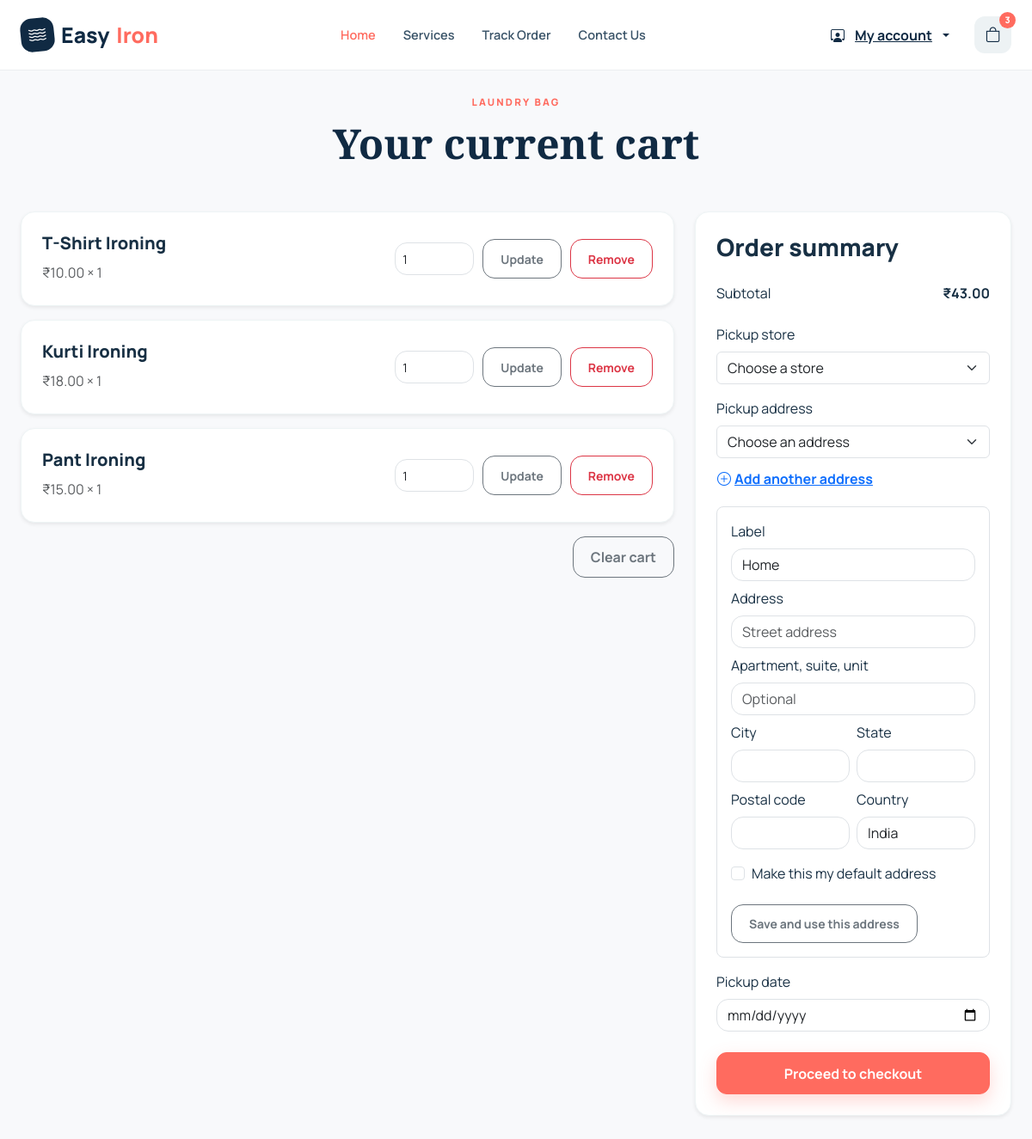
The page /account/cart/ (signed in) on the database its author committed.
### user_app/models.py (models this page shows, shortened)
class CartItem(models.Model):
    cart = models.ForeignKey(Cart, related_name="items", on_delete=models.CASCADE)
    item_name = models.CharField(max_length=120)
    quantity = models.PositiveIntegerField(default=1)
    price = models.DecimalField(max_digits=8, decimal_places=2, default=0)
    added_at = models.DateTimeField(auto_now_add=True)
    class Meta:
        ordering = ["-added_at"]
    @property
    def total_price(self):
        return self.quantity * self.price

### user_app/views.py (the view, shortened to what this page needs)
# urls.py: path("account/cart/", views.account_cart, name="account_cart"),
@login_required
def account_cart(request):
    cart = get_active_cart(request.user)
    items = cart.items.all()
    subtotal = cart.total_amount()
    return render(
        request,
        "home/account/cart.html",
        {
            "cart": cart,
            "items": items,
            "subtotal": subtotal,
            "addresses": request.user.addresses.all(),
            "stores": Store.objects.filter(is_active=True).order_by("name"),
        },
    )

### user_app/context_processors.py (called while the page is built)
def cart_summary(request):
    if not request.user.is_authenticated:
        return {
            "cart_count": 0,
            "cart_items": [],
            "cart_subtotal": 0,
        }
    from .models import Cart
    cart = (
        Cart.objects.filter(user=request.user, active=True)
        .prefetch_related("items")
        .first()
    )
    if not cart:
        return {
            "cart_count": 0,
            "cart_items": [],
            "cart_subtotal": 0,
        }
    items = list(cart.items.all())
    return {
        "cart_count": sum(item.quantity for item in items),
        "cart_items": items,
        "cart_subtotal": sum(item.total_price for item in items),
    }

### user_app/models.py (called while the page is built)
    def total_amount(self):
        return sum(item.total_price for item in self.items.all())

### user_app/views.py (called while the page is built)
def get_active_cart(user):
    cart, _ = Cart.objects.get_or_create(user=user, active=True)
    return cart

### templates/home/account/cart.html (shortened to what this page needs)
{% extends "base.html" %}
{% load static %}
{% block content %}
<main class="account-page">
  <section class="section-pad">
    <div class="container">
      <div class="section-heading text-center">
        <span class="eyebrow">Laundry bag</span>
        <h2>Your current cart</h2>
      </div>
      <div class="row g-4">
        <div class="col-lg-8">
          {% if items %}
          <div class="cart-list">
            {% for item in items %}
            <div class="cart-item p-4 bg-white shadow-sm rounded-4 mb-3">
              <div class="account-cart-row">
                <div class="account-cart-details">
                  <h5>{{ item.item_name }}</h5>
                  <p class="mb-0 text-muted">₹{{ item.price }} × {{ item.quantity }}</p>
                </div>
                <div class="account-cart-actions">
                  <form method="post" class="account-cart-update">
                    <input type="number" name="quantity" min="1" value="{{ item.quantity }}" class="form-control form-control-sm cart-quantity-input">
                    <button type="submit" name="update_item" class="btn btn-outline-secondary btn-sm">Update</button>
                  </form>
                  <form method="post" class="account-cart-remove">
                    <button type="submit" name="remove_item" class="btn btn-outline-danger btn-sm">Remove</button>
                  </form>
                </div>
              </div>
            </div>
            {% endfor %}
          </div>
          <div class="text-end mt-3">
            <form method="post" class="d-inline-block">
              <button type="submit" name="clear_cart" class="btn btn-outline-secondary">Clear cart</button>
            </form>
          </div>
          {% endif %}
        </div>
        <div class="col-lg-4">
          <div class="summary-panel p-4 bg-white shadow-sm rounded-4">
            <h3>Order summary</h3>
            <div class="d-flex justify-content-between mt-4"><span>Subtotal</span><strong>₹{{ subtotal }}</strong></div>
            <div class="mt-4">
              <label class="form-label" for="checkoutStore">Pickup store</label>
              <select id="checkoutStore" class="form-select" {% if not items %}disabled{% endif %}>
                <option value="">Choose a store</option>
              </select>
            </div>
            <div class="mt-3">
              <label class="form-label" for="checkoutAddress">Pickup address</label>
              <select id="checkoutAddress" class="form-select" {% if not items %}disabled{% endif %}>
                <option value="">Choose an address</option>
              </select>
              <button type="button" id="addCheckoutAddress" class="btn btn-link px-0" {% if not items %}disabled{% endif %}>
                <i class="bi bi-plus-circle me-1"></i>Add another address
              </button>
              <form id="checkoutAddressForm" class="border rounded-3 p-3 mt-2 {% if addresses %}d-none{% endif %}" data-add-url="{% url 'home:add_checkout_address' %}">
                <div class="mb-2">
                  <label class="form-label" for="newAddressLabel">Label</label>
                  <input id="newAddressLabel" name="label" class="form-control" placeholder="Home / Work / Other" value="Home" required>
                </div>
                <div class="mb-2">
                  <label class="form-label" for="newAddressLine1">Address</label>
                  <input id="newAddressLine1" name="line1" class="form-control" placeholder="Street address" required>
                </div>
                <div class="mb-2">
                  <label class="form-label" for="newAddressLine2">Apartment, suite, unit</label>
                  <input id="newAddressLine2" name="line2" class="form-control" placeholder="Optional">
                </div>
                <div class="row g-2">
                  <div class="col-6"><label class="form-label" for="newAddressCity">City</label><input id="newAddressCity" name="city" class="form-control" required></div>
                  <div class="col-6"><label class="form-label" for="newAddressState">State</label><input id="newAddressState" name="state" class="form-control" required></div>
                  <div class="col-6"><label class="form-label" for="newAddressPostalCode">Postal code</label><input id="newAddressPostalCode" name="postal_code" class="form-control" required></div>
                  <div class="col-6"><label class="form-label" for="newAddressCountry">Country</label><input id="newAddressCountry" name="country" class="form-control" value="India" required></div>
                </div>
                <div class="form-check mt-3"><input id="newAddressDefault" name="is_default" type="checkbox" class="form-check-input"><label class="form-check-label" for="newAddressDefault">Make this my default address</label></div>
                <button type="submit" class="btn btn-outline-secondary btn-sm mt-3">Save and use this address</button>
              </form>
            </div>
            <div class="mt-3">
              <label class="form-label" for="pickupDate">Pickup date</label>
              <input id="pickupDate" type="date" class="form-control" {% if not items %}disabled{% endif %}>
            </div>
            <div class="mt-4">
              <button
                type="button"
                id="razorpayCheckout"
                class="btn btn-brand w-100"
                data-create-url="{% url 'home:create_checkout_order' %}"
                data-verify-url="{% url 'home:verify_checkout_payment' %}"
              >
                Proceed to checkout
              </button>
            </div>
          </div>
        </div>
      </div>
    </div>
  </section>
</main>
{% endblock %}

### static/css/style.css (style rules this page uses)
:root { --navy:#102a43;--navy-2:#163b59;--coral:#ff6b5f;--coral-dark:#ef554b;--mint:#66c7b4;--cream:#f8f6f1;--ink:#183044;--muted:#667b8c;--line:#dce5e8;--white:#fff;--yellow:#f6cb62;--shadow:0 18px 50px rgba(16,42,67,.1) }
* { box-sizing:border-box }
html { scroll-behavior:smooth;scroll-padding-top:84px }
body { font-family:Manrope,sans-serif;color:var(--ink);background:#fff;overflow-x:hidden }
h1,h2,h3,h4,h5 { font-weight:800;letter-spacing:-.035em }
p { color:var(--muted);line-height:1.75 }
.container { max-width:1200px }
.btn { font-weight:700;border-radius:12px;padding:.7rem 1.25rem }
.btn-brand { background:var(--coral);border:1px solid var(--coral);color:#fff!important;box-shadow:0 8px 20px rgba(255,107,95,.25) }
.account-page,.auth-page { min-height:100vh;background:#f8f9fb }
.cart-list .cart-item { border:1px solid #eef4f5;border-radius:22px }
.cart-item h5 { margin-bottom:8px }
.summary-panel { border:1px solid #eef4f5;border-radius:22px;padding:28px }
.summary-panel h3 { margin-bottom:24px }
.form-control { border-radius:14px }
.btn-outline-secondary { border-radius:14px }
.btn-outline-danger { border-radius:14px }
.section-pad { padding:105px 0 }
.section-heading { margin-bottom:52px }
.section-heading h2,.why-section h2,.support-box h2,.about-section h2 { font-family:"Playfair Display",serif;font-size:clamp(2.35rem,4vw,3.6rem);color:var(--navy);line-height:1.12 }
.eyebrow { display:inline-block;color:var(--coral);font-size:.72rem;text-transform:uppercase;letter-spacing:.19em;font-weight:800;margin-bottom:13px }
body { font-size:16px;-webkit-font-smoothing:antialiased }
h1,h2,h3,h4,h5,.navbar-brand { letter-spacing:0 }
.btn,.nav-link,.cart-button,.quantity button,.add-cart,.role-card { transition:transform .18s ease,box-shadow .18s ease,background-color .18s ease,border-color .18s ease,color .18s ease }
.promo-carousel,.item-card,.feature-card,.review-card,.account-card,.account-side-panel,.summary-panel,.cart-item,.auth-card,.admin-panel,.admin-stat-card { box-shadow:0 16px 40px rgba(16,42,67,.08) }
.cart-item .form-control { min-height:38px }
html, body { width: 100%; max-width: 100%; overflow-x: hidden; }
.container { width: min(100% - 1.5rem, 1200px); }
.account-cart-row { display: flex; align-items: center; justify-content: space-between; gap: 18px; }
.account-cart-details { min-width: 0; }
.account-cart-details h5 { overflow-wrap: anywhere; }
.account-cart-actions, .account-cart-update { display: flex; align-items: center; gap: 10px; }
.cart-quantity-input { width: 92px; }
.account-cart-remove { flex: 0 0 auto; }

### rows shown on the page
CartItem: item_name "T-Shirt Ironing", price "10.00", quantity "1"
CartItem: item_name "Kurti Ironing", price "18.00", quantity "1"
CartItem: item_name "Pant Ironing", price "15.00", quantity "1"

### other values the page prints
{{ cart_count|default:0 }} "3"
{{ subtotal }} "43.00"
